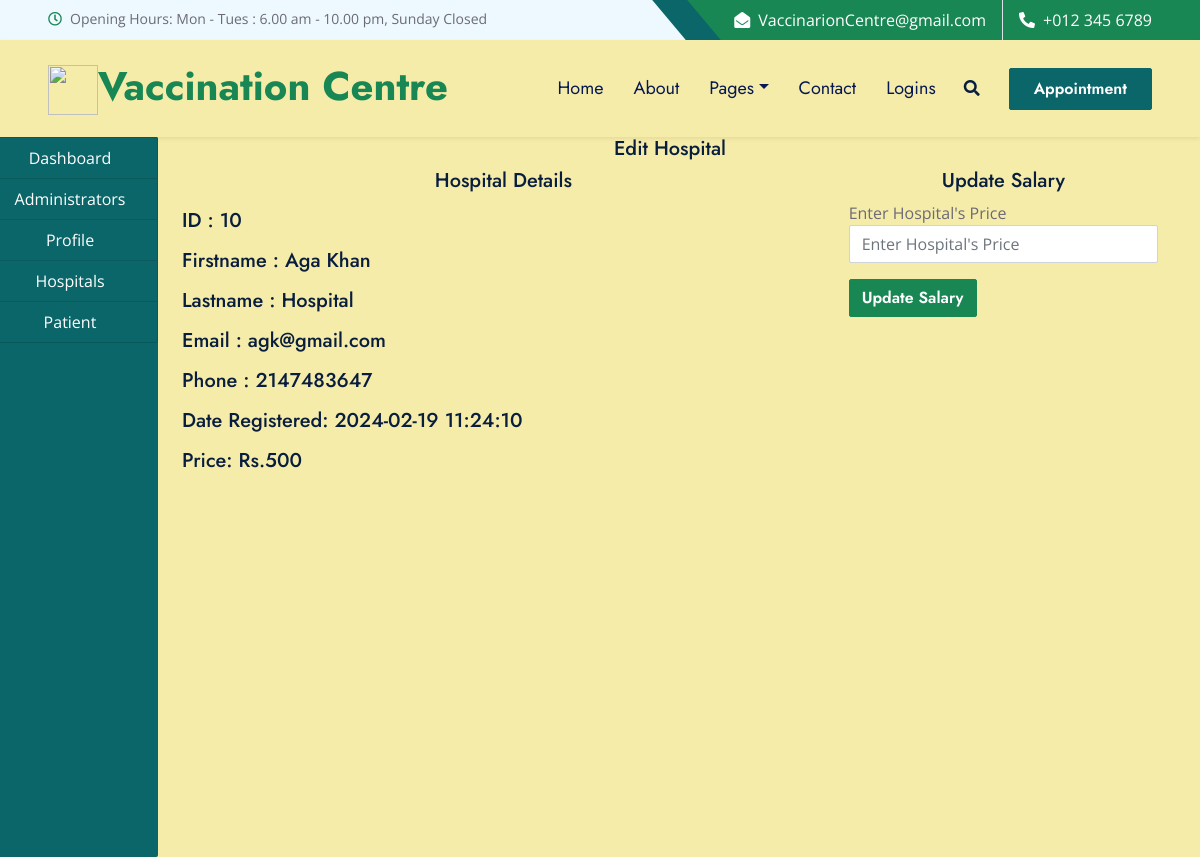
/admin/edit.php?id=10, run on the app's committed database.
### tables this page shows
CREATE TABLE `hospitals` (
  `id` int(50) NOT NULL,
  `firstname` varchar(50) NOT NULL,
  `lastname` varchar(50) NOT NULL,
  `email` varchar(50) NOT NULL,
  `password` varchar(50) NOT NULL,
  `price` int(50) NOT NULL,
  `data_reg` varchar(50) NOT NULL,
  `status` varchar(50) NOT NULL,
  `profile` varchar(50) NOT NULL,
  `phonenumber` int(255) DEFAULT NULL
);

### admin/edit.php (the view, shortened to what this page needs)
<!DOCTYPE html>
<html lang="en">
<head>
    <link href="https://cdnjs.cloudflare.com/ajax/libs/font-awesome/5.10.0/css/all.min.css" rel="stylesheet">
    <link href="https://cdn.jsdelivr.net/npm/bootstrap-icons@1.4.1/font/bootstrap-icons.css" rel="stylesheet">
    <link href="../assets/lib/owlcarousel/assets/owl.carousel.min.css" rel="stylesheet">
    <link href="../assets/lib/animate/animate.min.css" rel="stylesheet">
    <link href="../assets/lib/tempusdominus/css/tempusdominus-bootstrap-4.min.css" rel="stylesheet" />
    <link href="../assets/lib/twentytwenty/twentytwenty.css" rel="stylesheet" />
    <link href="../assets/css/bootstrap.min.css" rel="stylesheet">
    <link href="../assets/css/style.css" rel="stylesheet">
</head>
<body>
    <?php
    include ("../include/header.php");
    include ("../include/connection.php");
?>
<div class="container-fluid">
    <div class="col-md-12">
        <div class="row">
            <div class="col-md-2" style="margin-left: -30px;">
                <?php
                include("sidenav.php");
                ?>
            </div>
            <div class="col-md-10">
            <h5 class="text-center">Edit Hospital</h5>
            <?php
            if (isset($_GET['id'])) {
                $id = $_GET['id'];
                $query = "SELECT * FROM hospitals WHERE id='$id'";
                $res = mysqli_query($connect,$query);
                $row = mysqli_fetch_array($res);
            }
            ?>
                <div class="row">
    <div class="col-md-8">
        <h5 class="text-center">Hospital Details</h5>
        <h5 class="my-3">ID : <?php echo $row['id']; ?></h5>
        <h5 class="my-3">Firstname : <?php echo $row['firstname']; ?></h5>
        <h5 class="my-3">Lastname : <?php echo $row['lastname']; ?></h5>
        <h5 class="my-3">Email : <?php echo $row['email']; ?></h5>
        <h5 class="my-3">Phone : <?php echo $row['phonenumber']; ?></h5>
        <h5 class="my-3">Date Registered: <?php echo $row['data_reg']; ?></h5>
        <h5 class="my-3">Price: Rs.<?php echo $row['price']; ?></h5>
    </div>
    <div class="col-md-4">
        <h5 class="text-center">Update Salary</h5>
        <form method='post'>
    <label>Enter Hospital's Price</label>
    <input type='number' name='salary' class='form-control' autocomplete='off' placeholder="Enter Hospital's Price" value='<?php echo $row['salary']; ?>'>
    <input type='submit' name='update' class='btn btn-success my-3' value='Update Salary'>
</form>
    </div>
</div>
            </div>
        </div>
    </div>
</div>
</body>
</html>

### assets/css/style.css (style rules this page uses)
:root { --primary: #0B666A; --secondary: #F57E57; --light: #F6ECA9; --dark: #071952; }
h5, h6, .font-weight-medium { font-weight: 500 !important; }
.btn { font-family: 'Jost', sans-serif; font-weight: 600; transition: .5s; }

### data on the page
hospitals: id "10", firstname "Aga Khan", lastname "Hospital", email "agk@gmail.com", phonenumber "2147483647", data_reg "2024-02-19 11:24:10", price "500"
